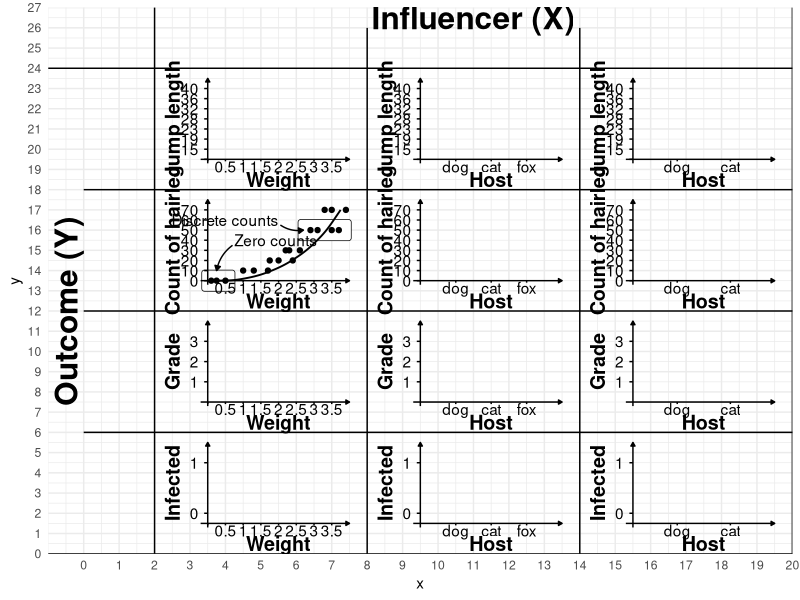

Here is the R script that generated this plot:
library(tidyverse)

geom_coord_cross <- function(x, y, yticks = "numeric", xticks = "numeric", zero = FALSE) {
  list(
    annotate("segment", x = x-0.2, xend = x+4, y = y, yend = y,
             arrow = arrow(length = unit(0.0075, "npc"), type = "closed")),
    annotate("segment", x = x, xend = x, y = y-0.2, yend = y+4,
             arrow = arrow(length = unit(0.0075, "npc"), type = "closed")),
    if(yticks == "numeric") {
      if(zero){
        list(
          annotate("segment", x = x-0.1, xend = x, y = y + seq(0, 3.5, 0.5), yend = y+ seq(0, 3.5, 0.5)),
          annotate("text", x = x -0.25, y = y + seq(0, 3.5, 0.5), label = seq(0, 70, 10),
                   hjust = "right"),
          annotate("text", x = x - 1, y = y +2, label = c("Count of hairleg"), fontface = 2, size = 5,
                   angle = 90)
        )
      } else {
        list(
          annotate("segment", x = x-0.1, xend = x, y = y + seq(0, 3.5, 0.5), yend = y+ seq(0, 3.5, 0.5)),
          annotate("text", x = x -0.25, y = y + seq(0.5, 3.5, 0.5), 
                   label = round(seq(15, 40, length.out = 7)), hjust = "right") ,
          annotate("text", x = x - 1, y = y +2, label = c("Jump length"), fontface = 2, size = 5, 
                   angle = 90)
        )        
      }
    },
    if(xticks == "numeric") {
      list(
        annotate("segment", x = x+ seq(0, 3.5, 0.5), xend = x+ seq(0, 3.5, 0.5), y = y -0.1 , yend = y),
        annotate("text", x = x +seq(0.5, 3.5, 0.5), y = y -0.35, label = seq(0.5, 3.5, 0.5)),
        annotate("text", x = x + 2, y = y -1, label = c("Weight"), fontface = 2, size = 5)
      )
    },
    if(yticks == "3lvl") {
      list(
        annotate("segment", x = x-0.1, xend = x, y = y + c(1,2,3), yend = y+ c(1,2,3)),
        annotate("text", x = x -0.25, y = y + c(1,2,3), label = c("1", "2", "3"), hjust = "right") ,
        annotate("text", x = x - 1, y = y +2, label = c("Grade"), fontface = 2, size = 5, angle = 90)
      )
    },
    if(xticks == "3lvl") {
      list(
        annotate("segment", x = x + c(1,2,3), xend = x+ c(1,2,3), y = y -0.1 , yend = y),
        annotate("text", x = x + c(1,2,3), y = y -0.35, label = c("dog", "cat", "fox")),
        annotate("text", x = x + 2, y = y -1, label = c("Host"), fontface = 2, size = 5)
      )
    },
    if(yticks == "2lvl") {
      list(
        annotate("segment", x = x-0.1, xend = x, y = y + c(0.5, 3), yend = y+  c(0.5, 3)),
        annotate("text", x = x -0.25, y = y + c(0.5, 3), label = c("0", "1"), hjust = "right") ,
        annotate("text", x = x - 1, y = y +2, label = c("Infected"), fontface = 2, size = 5, angle = 90)
      )
    },
    if(xticks == "2lvl") {
      list(
        annotate("segment", x = x+ c(1.25, 2.75), xend = x+ c(1.25, 2.75), y = y -0.1 , yend = y),
        annotate("text", x = x + c(1.25, 2.75), y = y -0.35, label = c("dog", "cat")),
        annotate("text", x = x + 2, y = y -1, label = c("Host"), fontface = 2, size = 5)
        
      )
    }
  )
}

ggplot() +
  ## theme_void() +
  theme_minimal() +
  coord_cartesian(xlim = c(-1, 20), ylim = c(0, 27)) +
  scale_x_continuous(breaks = seq(-10, 10, 1)) +
  scale_y_continuous(breaks = seq(0, 10, 1)) +
  annotate("segment", x = c(2, 8, 14, 20), xend = c(2, 8, 14, 20),
           y = c(0, 0, 0, 0), yend = c(27, 26, 26, 27)) +
  annotate("segment", x = c(-1, 0, 0, 0, -1), xend = c(20, 20, 20, 20, 20),
           y = c(0, 6, 12, 18, 24), yend = c(0, 6, 12, 18, 24)) +
  geom_segment(y = c(0, 6, 12, 18, 24)) +
  scale_x_continuous(breaks = 0:22, expand = expansion(mult = 0)) +
  scale_y_continuous(breaks = 0:28, expand = expansion(mult = 0)) +
  ## outer text
  annotate("text", x = 11, y = 26.5, label = "Influencer (X)", size = 8, fontface = 2) +
  annotate("text", x = -0.5, y = 12, label = "Outcome (Y)", size = 8, fontface = 2, angle = 90) +
  ## coords
  geom_coord_cross(x = 3.5, y = 19.5, yticks = "numeric", xticks = "numeric") +
  geom_coord_cross(x = 9.5, y = 19.5, yticks = "numeric", xticks = "3lvl") +
  geom_coord_cross(x = 15.5, y = 19.5, yticks = "numeric", xticks = "2lvl") +
  geom_coord_cross(x = 3.5, y = 13.5, yticks = "numeric", xticks = "numeric", zero = TRUE) +
  geom_coord_cross(x = 9.5, y = 13.5, yticks = "numeric", xticks = "3lvl", zero = TRUE) +
  geom_coord_cross(x = 15.5, y = 13.5, yticks = "numeric", xticks = "2lvl", zero = TRUE) +
  geom_coord_cross(x = 3.5, y = 7.5, yticks = "3lvl", xticks = "numeric") +
  geom_coord_cross(x = 9.5, y = 7.5, yticks = "3lvl", xticks = "3lvl") +
  geom_coord_cross(x = 15.5, y = 7.5, yticks = "3lvl", xticks = "2lvl") +
  geom_coord_cross(x = 3.5, y = 1.5, yticks = "2lvl", xticks = "numeric") +
  geom_coord_cross(x = 9.5, y = 1.5, yticks = "2lvl", xticks = "3lvl") +
  geom_coord_cross(x = 15.5, y = 1.5, yticks = "2lvl", xticks = "2lvl") +
  ## normal
  annotate("label", x = 6.8, y = 16, label = "           ") +
  annotate("label", x = 3.8, y = 13.5, label = "      ", alpha = 0, fill = "white") +
  annotate("point", x = c(0.1, 0.25, 1, 1.3, 1.7, 0.5, 1.75, 2, 2.4, 
                          2.2, 2.3, 2.6, 2.9, 3.1, 3.5, 3.7, 3.5, 3.9, 3.3) + 3.5, 
           y = c(13.5, 13.5,  14, 14, 14, 13.5, 14.5, 14.5, 14.5, 
                 15, 15, 15, 16, 16, 16, 16, 17, 17, 17), size = 1.5) +
  geom_curve(aes(x = 3.5, y = 13.5, xend = 7.25, yend = 17),
             curvature = 0.3, color = "black", linewidth = 0.65) +
  annotate("text", hjust = "right", x = 5.5, y = 16.5, label = "Discrete counts") +
  geom_curve(aes(x = 5.55, y = 16.25, xend = 6.2, yend = 16),
             arrow = arrow(length = unit(0.01, "npc"), type = "closed"),
             curvature = 0.2, color = "black", linewidth = 0.5) +
  annotate("text", hjust = "left", x = 4.25, y = 15.5, label = "Zero counts") +
  geom_curve(aes(x = 4.2, y = 15.25, xend = 3.75, yend = 14),
             arrow = arrow(length = unit(0.01, "npc"), type = "closed"),
             curvature = 0.2, color = "black", linewidth = 0.5)
























## gandalf

  
  
  
